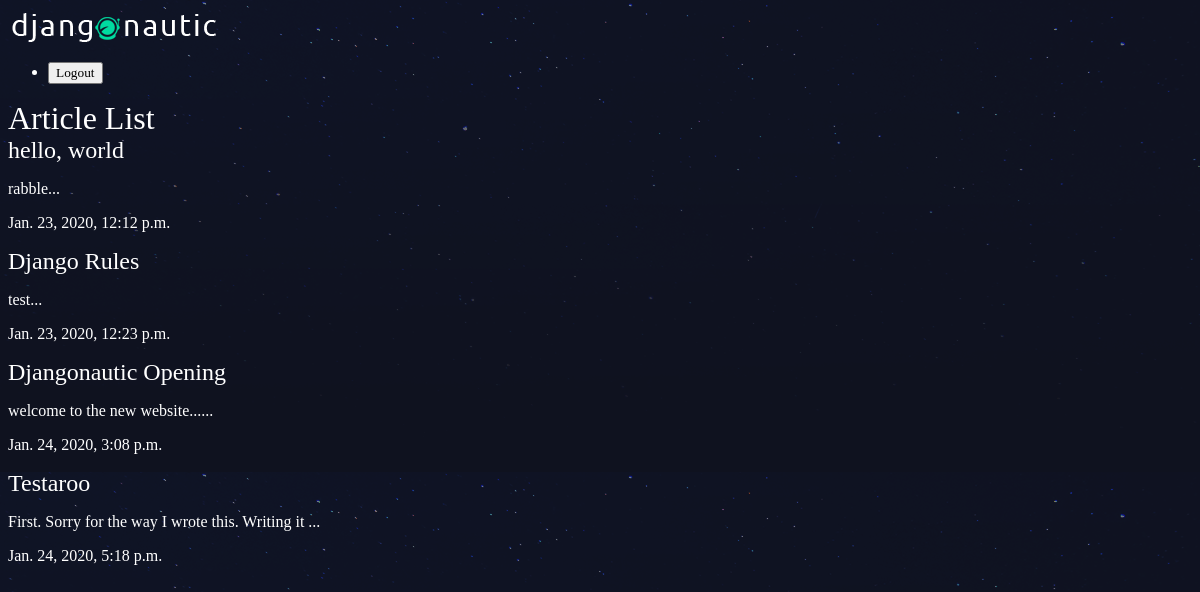
/articles/, run on an earlier commit of the app's database.
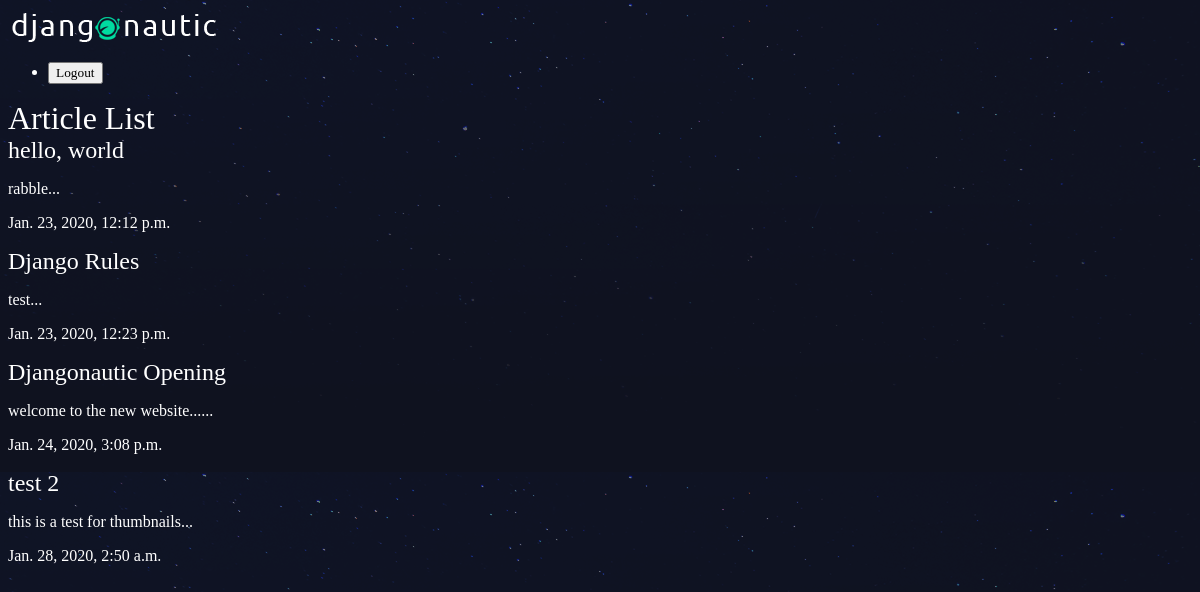
And on a later commit of the database.
### articles/models.py (models this page shows, shortened)
class Article(models.Model):
    title = models.CharField(max_length=100)
    slug = models.SlugField()
    body = models.TextField()
    date = models.DateTimeField(auto_now_add=True)
    thumb = models.ImageField(default='default.png', blank=True)
    def snippit(self):
        return self.body[:50] + '...'

### articles/views.py (the view)
def article_list(request):
    articles = Article.objects.all().order_by('date')
    return render(request, 'articles/article_list.html', {'articles': articles}) # display html and with param 'articles'

### articles/templates/articles/article_list.html
{% extends 'base_layout.html' %}
{% block content %}
    <h1>Article List</h1>
    <div class="articles">
        {% for article in articles %}
            <div class="article">
                <h2><a href="{% url 'articles:detail' slug=article.slug %}">{{ article.title }}</a></h2>
                <p>{{ article.snippit }}</p>
                <p>{{ article.date }}</p>
            </div>
        {% endfor %}
    </div>
{% endblock %}

What changed in the data, as far as the page shows it:
removed Article: title "Testaroo", snippit "First. Sorry for the way I wrote this. Writing it ...", date "Jan. 24, 2020, 5:18 p.m."
added Article: title "test 2", snippit "this is a test for thumbnails...", date "Jan. 28, 2020, 2:50 a.m."
